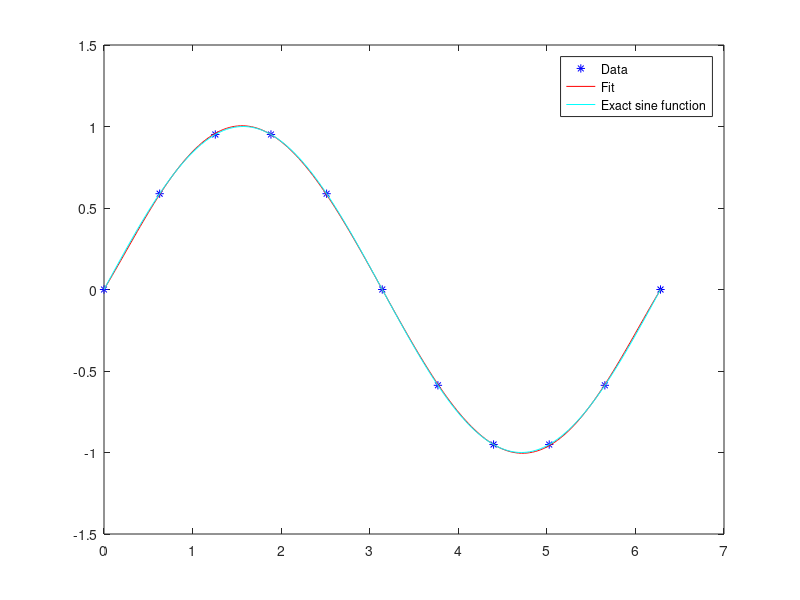
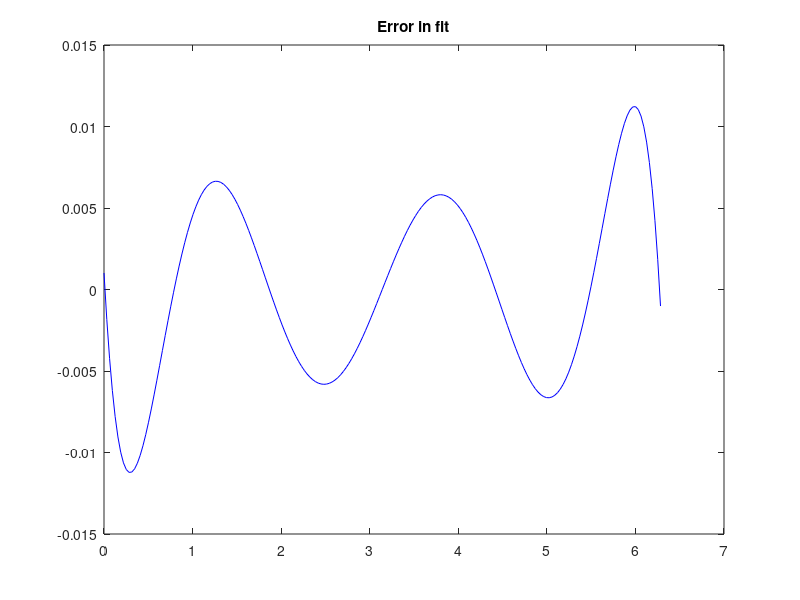

The MATLAB source for these figures, in order:
clear; close all;

% make the crude data set with dx too big for good accuracy
dx=pi/5;

x=0:dx:2*pi;

y=sin(x);

% make a 5th order polynomial fit to this data
p=polyfit(x,y,5);

% make a fine x-grid
xi=0:dx/20:2*pi;

% evaluate the fitting polynomial on the fine grid
yi=polyval(p,xi);

% display the fit, the data, and the exact sine function
plot(x,y,'b*',xi,yi,'r-',xi,sin(xi),'c-')
legend('Data','Fit','Exact sine function')

% display the difference between the polynomial fit and
% the exact sine function
figure
plot(xi,yi-sin(xi),'b-')
title('Error in fit')
